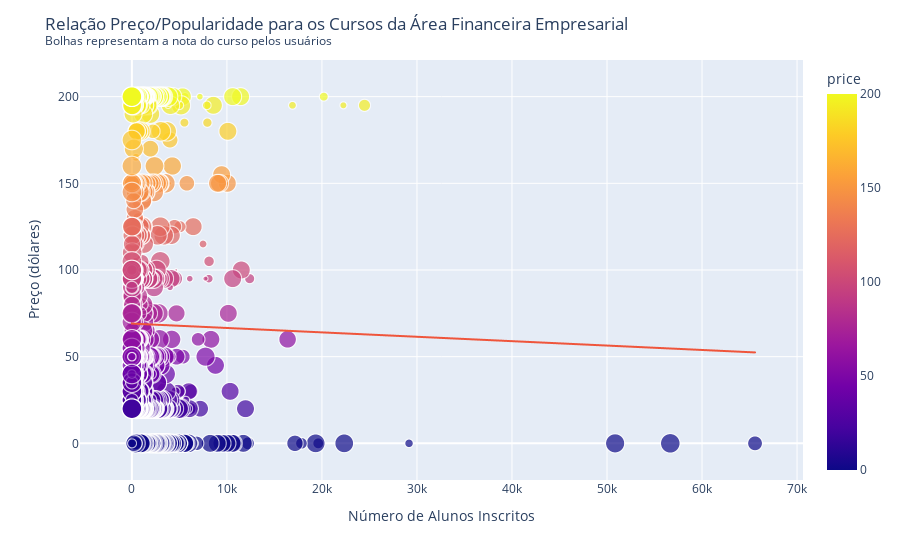

Notebook code for this chart:
### Code cell
px.scatter(df4, x='num_subscribers', y='price', size='rating', color='price', trendline="ols", hover_data=["course_title"]).update_layout(title="Relação Preço/Popularidade para os Cursos da Área Financeira Empresarial<br><sup>Bolhas representam a nota do curso pelos usuários</sup>", yaxis_title_text="Preço (dólares)", xaxis_title_text='Número de Alunos Inscritos')

### Figure 1 — Plotly figure (JSON) as saved in the notebook; plotly's stock layout.template omitted (floating-point values rounded to 4 significant figures; data arrays with more than 128 entries replaced by an {"elided": "..."} marker saying what was removed)
{"data": [{"customdata": {"elided": "1191x1 str values"}, "hovertemplate": "num_subscribers=%{x}<br>price=%{marker.color}<br>rating=%{marker.size}<br>course_title=%{customdata[0]}<extra></extra>", "legendgroup": "", "marker": {"color": {"elided": "1191 int values"}, "coloraxis": "coloraxis", "size": {"elided": "1191 float values"}, "sizemode": "area", "sizeref": 0.0025, "symbol": "circle"}, "mode": "markers", "name": "", "showlegend": false, "type": "scattergl", "x": {"elided": "1191 int values"}, "xaxis": "x", "y": {"elided": "1191 int values"}, "yaxis": "y"}, {"hovertemplate": "<b>OLS trendline</b><br>price = -0.000253659 * num_subscribers + 69.0924<br>R<sup>2</sup>=0.000238<br><br>num_subscribers=%{x}<br>price=%{y} <b>(trend)</b><extra></extra>", "legendgroup": "", "marker": {"symbol": "circle"}, "mode": "lines", "name": "", "showlegend": false, "type": "scattergl", "x": {"elided": "1191 int values"}, "xaxis": "x", "y": {"elided": "1191 float values"}, "yaxis": "y"}], "layout": {"coloraxis": {"colorbar": {"title": {"text": "price"}}, "colorscale": [[0, "#0d0887"], [0.1111, "#46039f"], [0.2222, "#7201a8"], [0.3333, "#9c179e"], [0.4444, "#bd3786"], [0.5556, "#d8576b"], [0.6667, "#ed7953"], [0.7778, "#fb9f3a"], [0.8889, "#fdca26"], [1, "#f0f921"]]}, "legend": {"itemsizing": "constant", "tracegroupgap": 0}, "margin": {"t": 60}, "title": {"text": "Relação Preço/Popularidade para os Cursos da Área Financeira Empresarial<br><sup>Bolhas representam a nota do curso pelos usuários</sup>"}, "xaxis": {"anchor": "y", "domain": [0, 1], "title": {"text": "Número de Alunos Inscritos"}}, "yaxis": {"anchor": "x", "domain": [0, 1], "title": {"text": "Preço (dólares)"}}}}
